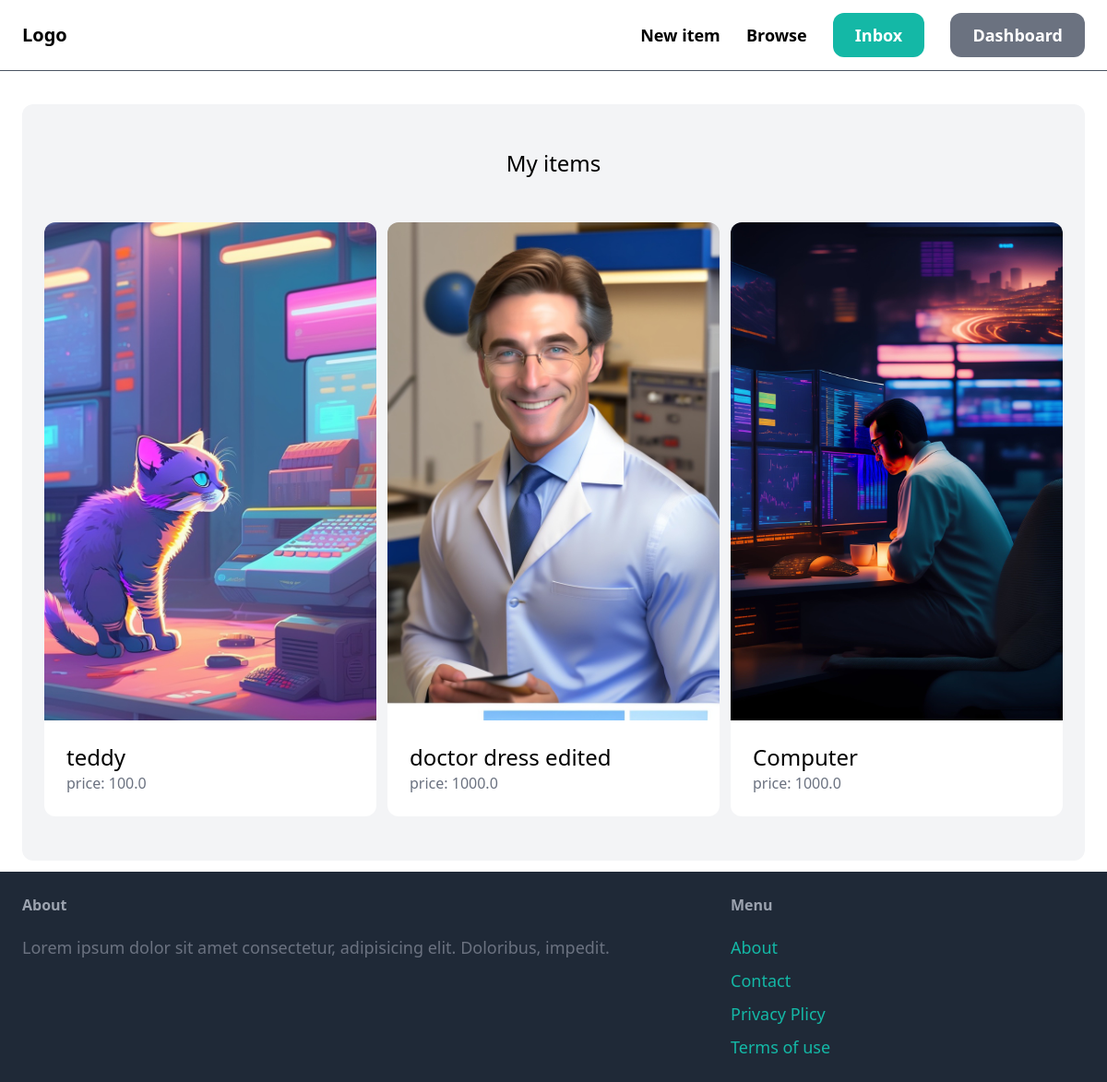
The page /dashboard/ (signed in) on the database its author committed.
### item/models.py (models this page shows, shortened)
class Item(models.Model):
    category= models.ForeignKey(Category,related_name='items', on_delete=models.CASCADE)
    name = models.CharField(max_length=255)
    description = models.TextField(blank=True, null=True)
    price=models.FloatField()
    image= models.ImageField(upload_to='item_images', blank=True, null=True)
    is_sold=models.BooleanField(default=False)
    created_by=models.ForeignKey(User, related_name='items', on_delete=models.CASCADE)
    created_at=models.DateTimeField(auto_now_add=True)

### dashboard/views.py (the view)
# urls.py: path('', views.index, name='index'),
@login_required
def index(req):
    items=Item.objects.filter(created_by=req.user)
    return render(req, 'dashboard/index.html', {
        'items' :items,
    })

### dashboard/templates/dashboard/index.html (shortened to what this page needs)
{% extends 'core/base.html' %}
{% block content %}
    <div class= 'mt-6 px-6 py-12 bg-gray-100 rounded-xl'>
        <h2 class='mb-12 text-2xl text-center'>My items</h2>
        <div class='grid grid-cols-3 gap-3'>
            {% for item in items %}
                <div class=''>
                    <a href="{% url 'item:detail' item.id %}">
                        <div>
                            <img class='rounded-t-xl ' src="{{item.image.url}}" alt="/">
                        </div>
                        <div class='p-6 bg-white rounded-b-xl'>
                            <h2 class='text-2xl'>{{item.name}}</h2>
                            <p class='text-gray-500'>price: {{item.price}}</p>
                        </div>
                    </a>
                </div>
            {% endfor %}
        </div>
    </div>
{% endblock %}

### rows shown on the page
Item: image (picture), name "teddy", price "100.0"
Item: image (picture), name "doctor dress edited", price "1000.0"
Item: image (picture), name "Computer", price "1000.0"
